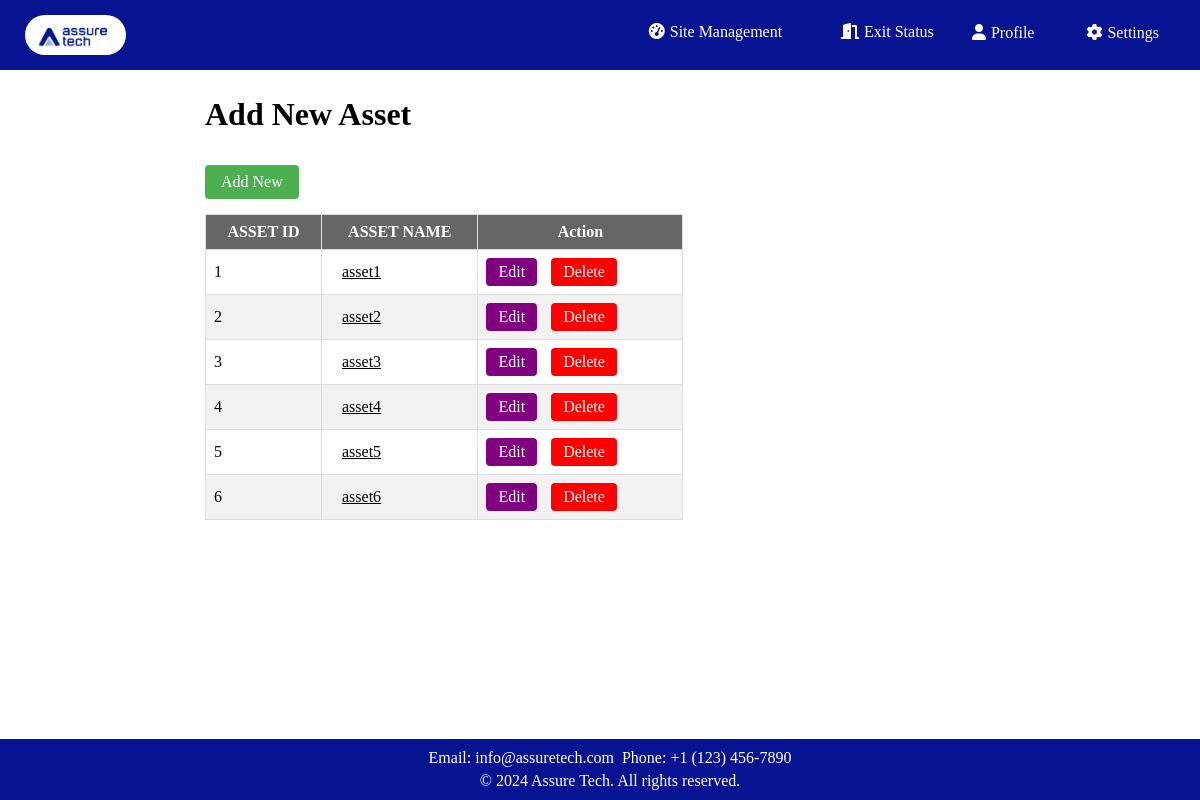
The page /asset_site/ on the database as committed earlier.
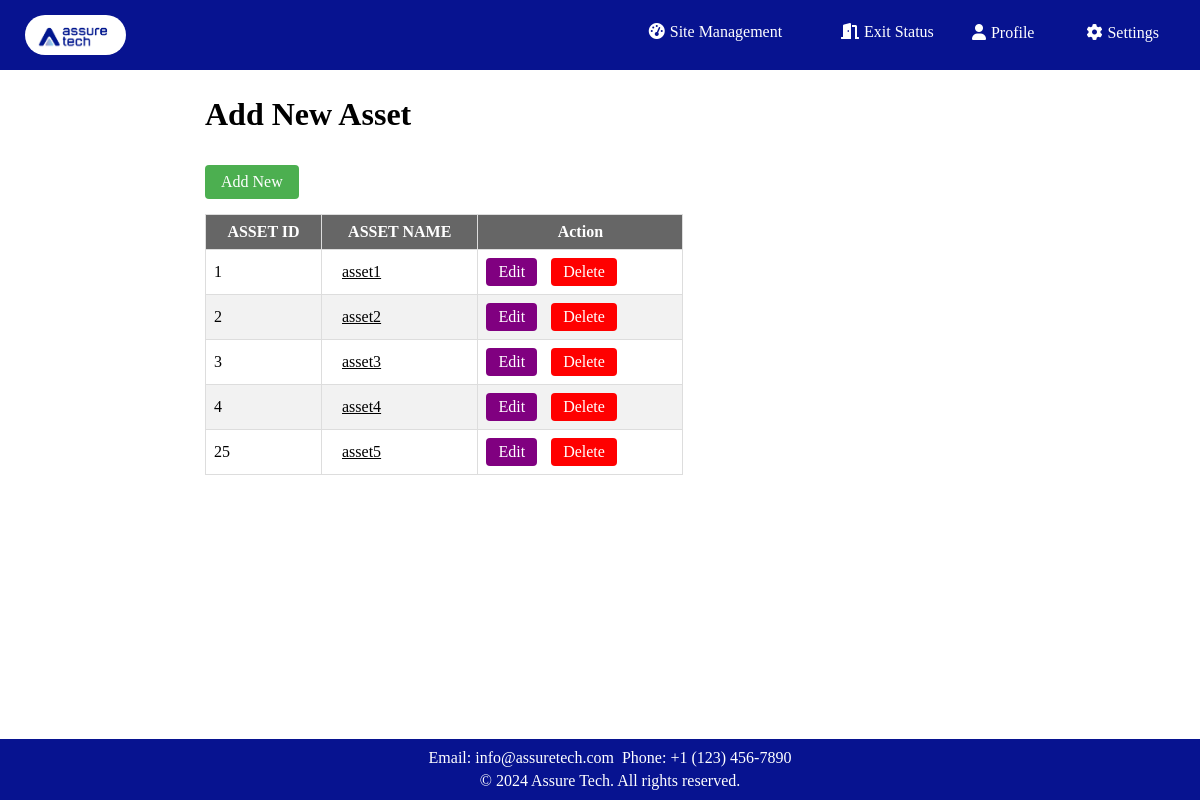
The same page on the database as committed later.
### app1/models.py (models this page shows, shortened)
class Asset(models.Model):
    asset_name = models.CharField(max_length=255)
    asset_id = models.IntegerField(unique=True)
    description = models.CharField(max_length=500)
    asset_category = models.CharField(max_length=250)

### app1/views.py (the view)
# urls.py: path('asset_site/',views.asset_site,name='asset_site'),
def asset_site(request):
    assets = Asset.objects.all()
    return render(request,'app1/asset_site.html',{'assets': assets})

### app1/templates/app1/asset_site.html (shortened to what this page needs)
<!DOCTYPE html>
<html lang="en">
<head>
    {% load static %}
    <link rel="stylesheet" href="https://cdnjs.cloudflare.com/ajax/libs/font-awesome/6.0.0/css/all.min.css">
</head>
<body>
    <div class="nav">
        <a class="logo" href="#"><img src="{% static 'app1/images/logo.jpg' %}" alt="Logo"></a>
        <a class="dash" href="{% url 'sites' %}" style="margin-left: 450px;"><i class="fas fa-tachometer-alt"></i>Site Management</a>
        <a class="exit" href="{% url 'exit' %}"><i class="fas fa-door-open"></i>Exit Status</a>
        <div class="dropdown">
            <a href="#" style="margin-right: 5px;" class="dropbtn"><i class="fas fa-user"></i>Profile</a>
        </div>
        <div class="dropdown">
            <a href="#" class="dropbtn"><i class="fas fa-cog"></i>Settings</a>
        </div>
    </div>
    <div class="main-container">
    <div class="main-content">
        <h1>Add New Asset</h1>
        <a href="{% url 'add_asset' %}" class="add-new-button">Add New</a>
        <table>
            <thead>
                <tr>
                    <th>ASSET ID</th>
                    <th>ASSET NAME</th>
                    <th>Action</th>
                </tr>
            </thead>
            <tbody>
                {% for asset in assets %}
                <tr>
                    <td>{{ asset.asset_id }}</td>
                    <td class="asset-name"><a href="{% url 'asset_detail' pk=asset.pk %}">{{ asset.asset_name }}</a></td>
                    <td>
                        <a href="{% url 'asset_edit' asset.id %}" class="view1">Edit</a>
                        <a href="{% url 'asset_delete' asset.id %}" class="view2">Delete</a>
                    </td>
                </tr>
                {% endfor %}
            </tbody>
        </table>
    </div>
    </div>
    <footer>
        <p>Email: info@assuretech.com</p>
        <p>Phone: +1 (123) 456-7890</p>
        <div class="footer-bottom">
            <p>&copy; 2024 Assure Tech. All rights reserved.</p>
        </div>
    </footer>
</body>
</html>

Rows that differ between the two databases and show on the page:
removed Asset: asset_id "5", asset_name "asset5"
removed Asset: asset_id "6", asset_name "asset6"
added Asset: asset_id "25", asset_name "asset5"
